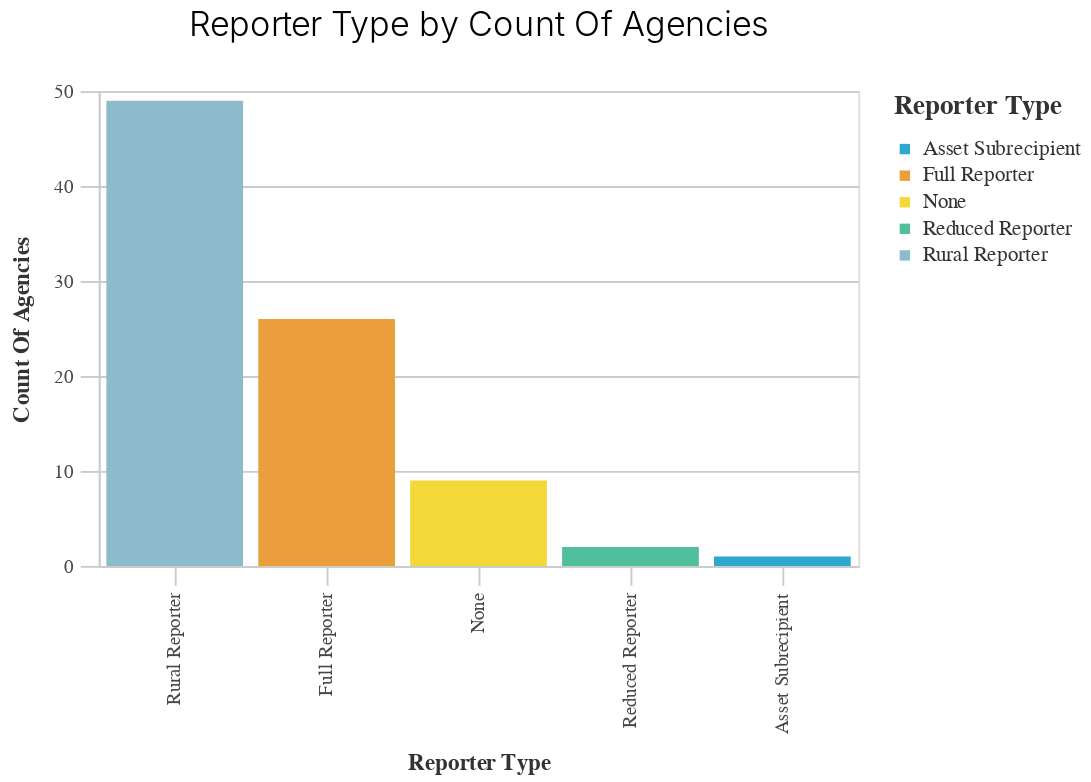

Notebook code for this chart:
### Markdown cell above
## Looking at reporter type & GTFS
![testing](./chart_outputs/bar_GTFS_by_count_of_agencies.png)

### Code cell
Reporter_type_agg = Aggregate1.groupby(['reporter_type']).agg({'organization_name':'nunique'})
Reporter_type_agg = Reporter_type_agg.reset_index()
Reporter_type_agg = Reporter_type_agg.rename(columns = {'organization_name':'Count of Agencies'})
_utils.basic_bar_chart(Reporter_type_agg,'reporter_type','Count of Agencies', 'reporter_type')

### Figure 1 — Vega-Lite specification as saved in the notebook (floating-point values rounded to 4 significant figures)
{"config": {"view": {"continuousWidth": 400, "continuousHeight": 300}, "axis": {"domainColor": "#cbcbcb", "grid": true, "gridColor": "#cbcbcb", "gridWidth": 1, "labelColor": "#474747", "labelFont": "Nunito Sans", "labelFontSize": 10, "labelPadding": 4, "tickColor": "#cbcbcb", "tickSize": 10, "titleColor": "#333", "titleFont": "Raleway", "titleFontSize": 12, "titlePadding": 10}, "axisBand": {"grid": false}, "background": "white", "font": "Raleway", "header": {"labelFont": "Nunito Sans", "titleFont": "Raleway"}, "legend": {"labelColor": "#333", "labelFont": "Nunito Sans", "labelFontSize": 11, "labelLimit": 0, "padding": 1, "symbolSize": 30, "symbolType": "square", "titleColor": "#333", "titleFont": "Raleway", "titleFontSize": 14, "titlePadding": 10}, "title": {"anchor": "middle", "font": "Raleway", "fontSize": 18, "fontWeight": 300, "offset": 20}}, "data": {"name": "data-d5002bb7996cc8c319f95f17c7b7bda4"}, "mark": "bar", "encoding": {"color": {"field": "reporter_type", "legend": {"title": "Reporter Type"}, "scale": {"range": ["#2EA8CE", "#EB9F3C", "#F4D837", "#51BF9D", "#8CBCCB", "#9487C0"]}, "type": "nominal"}, "x": {"field": "reporter_type", "sort": "-y", "title": "Reporter Type", "type": "nominal"}, "y": {"field": "Count of Agencies", "title": "Count Of Agencies", "type": "quantitative"}}, "height": 250, "title": "Reporter Type by Count Of Agencies", "width": 400, "$schema": "https://vega.github.io/schema/vega-lite/v4.17.0.json", "datasets": {"data-d5002bb7996cc8c319f95f17c7b7bda4": [{"reporter_type": "Asset Subrecipient", "Count of Agencies": 1}, {"reporter_type": "Full Reporter", "Count of Agencies": 26}, {"reporter_type": "None", "Count of Agencies": 9}, {"reporter_type": "Reduced Reporter", "Count of Agencies": 2}, {"reporter_type": "Rural Reporter", "Count of Agencies": 49}]}}
